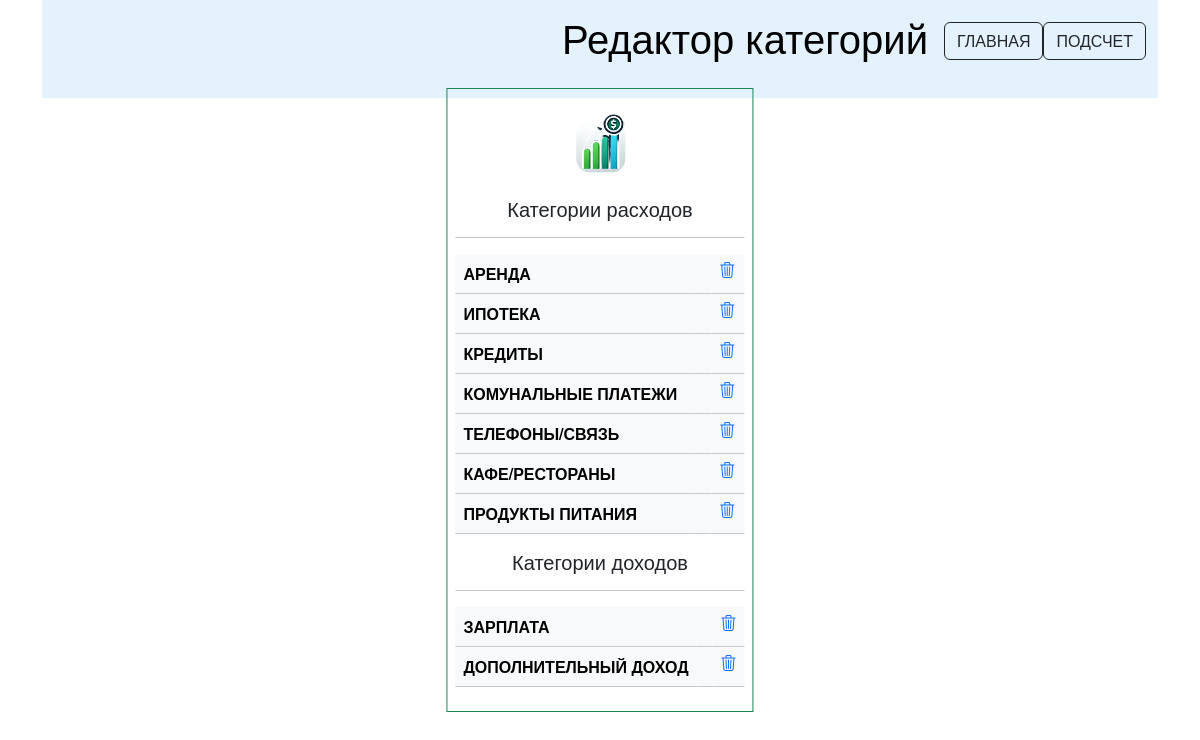
The app's page /category_list/ (signed in) with its own data.
### main/models.py (models this page shows)
class Category(models.Model):
    user = models.ForeignKey(NewUser, on_delete=models.CASCADE, verbose_name='Пользователь')
    name = models.CharField(verbose_name='Название', max_length=64)
    description = models.TextField(verbose_name='Описание', blank=True, null=True)
    time_create = models.DateTimeField(verbose_name='Дата создания', auto_now_add=True)
    class Meta:
        verbose_name = 'Пользовательская категория расхода'
        verbose_name_plural = 'Пользовательские категории расходов'
    def __str__(self):
        return self.name

class CategoryIncomes(models.Model):
    user = models.ForeignKey(NewUser, on_delete=models.CASCADE, verbose_name='Пользователь')
    name = models.CharField(verbose_name='Название', max_length=64)
    description = models.TextField(verbose_name='Описание', blank=True, null=True)
    time_create = models.DateTimeField(verbose_name='Дата создания', auto_now_add=True)
    class Meta:
        verbose_name = 'Пользовательская категория доходов'
        verbose_name_plural = 'Пользовательские категории доходов'
    def __str__(self):
        return self.name

### main/views.py (the view)
# urls.py: path('category_list/', main.UserCategory.as_view(), name="category_list"),
class UserCategory(ListView):
    model = Category
    template_name = 'main/category_list.html'
    def get_context_data(self,**kwargs):
        context = super().get_context_data(**kwargs)
        context['title'] = 'Список категорий'
        context['objects'] = Category.objects.filter(user=self.request.user)
        context['incomes'] = CategoryIncomes.objects.filter(user=self.request.user)
        return context

### main/templates/main/category_list.html (shortened to what this page needs)
{% extends 'main/base.html' %}
{%block menu%}
<nav class="navbar" style="background-color: #e3f2fd;">
     <form class="container-fluid justify-content-end">
    <a class="navbar-brand" href="#">
        <h1>Редактор категорий</h1>
        <a type="button" class="btn btn-outline-dark" href="/">ГЛАВНАЯ</a>
        <a type="button" class="btn btn-outline-dark" href="{% url 'calculate'%}">ПОДСЧЕТ</a>
    </a>
   </form>
</nav>
{%endblock%}
{%block content%}
<div class="border border-success p-2 mb-2 position-absolute top-50 start-50 translate-middle">
     <div class="text-center">
        <img src="/static/img/logo.webp" alt="Logo" width="100" height="100">
    <table class="table table-light">
        <h5>Категории расходов</h5>
        <hr>
        {%for object in objects%}
  <tbody>
    <tr>
      <th scope="row" class="fit-content">{{object|upper}}</th>
      <td></td>
      <td><a href="{%url 'category_delete' object.pk %}"><i class="bi bi-trash3"></i></a></td>
    </tr>
        {%endfor%}
  </tbody>
</table>
    <table class="table table-light">
        <h5>Категории доходов</h5>
        <hr>
        {%for income in incomes%}
  <tbody>
    <tr>
      <th scope="row" class="fit-content">{{income|upper}}</th>
      <th></th>
      <td><a href="{%url 'income_category_delete' income.pk %}"><i class="bi bi-trash3"></i></i></a></td>
    </tr>
        {%endfor%}
  </tbody>
{%endblock%}

### main/templates/main/base.html (shortened to what this page needs)
{% load static %}
<html>
<head>
{% block css %}
        <link href="https://cdn.jsdelivr.net/npm/bootstrap@5.3.3/dist/css/bootstrap.min.css" rel="stylesheet">
        <link rel="stylesheet" href="{% static 'css/style.css' %}">
        <link rel="stylesheet" href="https://cdn.jsdelivr.net/npm/bootstrap-icons@1.11.3/font/bootstrap-icons.min.css">
{% endblock %}
</head>
<body>
<div class="container">
{% block menu %}{% endblock %}
{% block content %}{% endblock %}
</div>
</body>
</html>

### static/css/style.css (style rules this page uses)
body { font-family: "Helvetica Neue", Helvetica, "Segoe UI", Arial, sans-serif; }
.fit-content { width: fit-content; }

### records on screen
Category: name "АРЕНДА"
Category: name "ИПОТЕКА"
Category: name "КРЕДИТЫ"
Category: name "КОМУНАЛЬНЫЕ ПЛАТЕЖИ"
Category: name "ТЕЛЕФОНЫ/СВЯЗЬ"
Category: name "КАФЕ/РЕСТОРАНЫ"
Category: name "ПРОДУКТЫ ПИТАНИЯ"
CategoryIncomes: name "ЗАРПЛАТА"
CategoryIncomes: name "ДОПОЛНИТЕЛЬНЫЙ ДОХОД"
